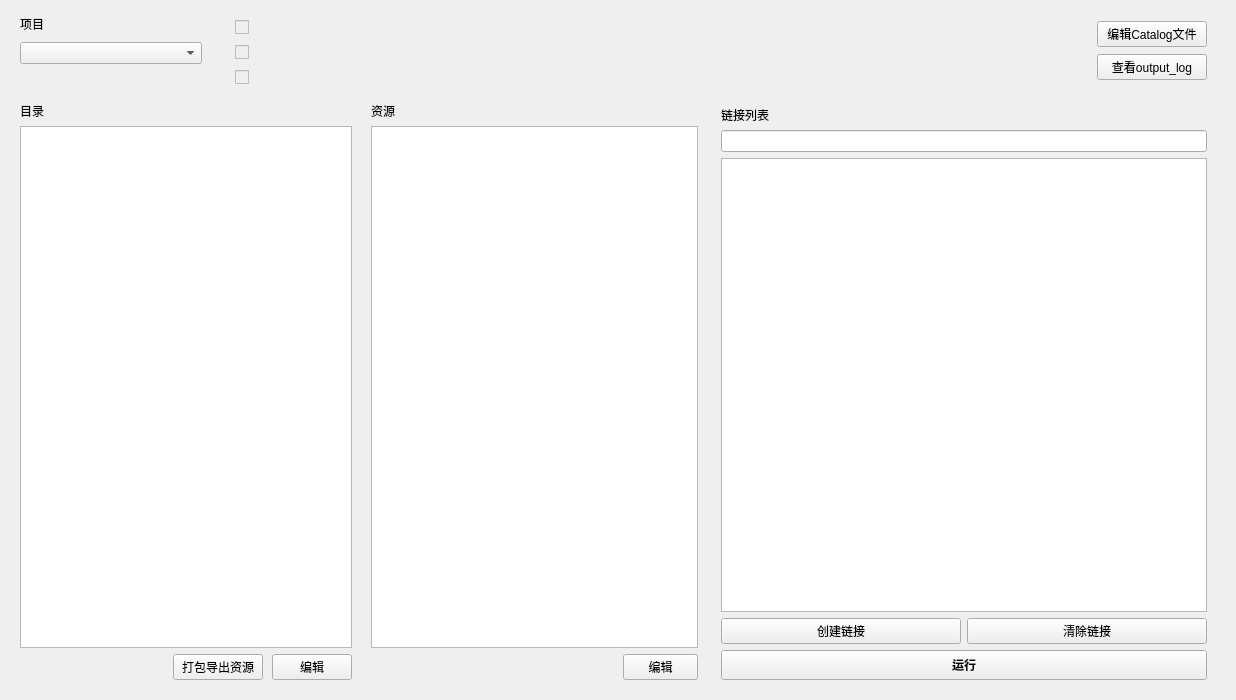
           <widget class="QWidget" name="pageMeeTouch">
            <layout class="QVBoxLayout" name="verticalLayout_42">
             <item>
              <widget class="QWidget" name="widget_45" native="true">
               <layout class="QHBoxLayout" name="horizontalLayout_15">
                <property name="leftMargin">
                 <number>0</number>
                </property>
                <property name="topMargin">
                 <number>0</number>
                </property>
                <property name="bottomMargin">
                 <number>0</number>
                </property>
                <item>
                 <widget class="QWidget" name="widget_47" native="true">
                  <property name="minimumSize">
                   <size>
                    <width>200</width>
                    <height>80</height>
                   </size>
                  </property>
                  <property name="maximumSize">
                   <size>
                    <width>240</width>
                    <height>16777215</height>
                   </size>
                  </property>
                  <layout class="QVBoxLayout" name="verticalLayout_41">
                   <property name="spacing">
                    <number>6</number>
                   </property>
                   <property name="topMargin">
                    <number>0</number>
                   </property>
                   <property name="bottomMargin">
                    <number>20</number>
                   </property>
                   <item>
                    <widget class="QLabel" name="label_50">
                     <property name="minimumSize">
                      <size>
                       <width>150</width>
                       <height>15</height>
                      </size>
                     </property>
                     <property name="maximumSize">
                      <size>
                       <width>150</width>
                       <height>15</height>
                      </size>
                     </property>
                     <property name="text">
                      <string>项目</string>
                     </property>
                    </widget>
                   </item>
                   <item>
                    <widget class="QComboBox" name="cbProjectList">
                     <property name="minimumSize">
                      <size>
                       <width>150</width>
                       <height>0</height>
                      </size>
                     </property>
                     <property name="maximumSize">
                      <size>
                       <width>16777215</width>
                       <height>16777215</height>
                      </size>
                     </property>
                    </widget>
                   </item>
                  </layout>
                 </widget>
                </item>
                <item>
                 <widget class="QWidget" name="widget_67" native="true">
                  <property name="minimumSize">
                   <size>
                    <width>865</width>
                    <height>80</height>
                   </size>
                  </property>
                  <layout class="QHBoxLayout" name="horizontalLayout_38">
                   <property name="topMargin">
                    <number>0</number>
                   </property>
                   <property name="rightMargin">
                    <number>9</number>
                   </property>
                   <property name="bottomMargin">
                    <number>0</number>
                   </property>
                   <item>
                    <widget class="QWidget" name="widget_46" native="true">
                     <property name="minimumSize">
                      <size>
                       <width>0</width>
                       <height>80</height>
                      </size>
                     </property>
                     <layout class="QVBoxLayout" name="verticalLayout_40">
                      <property name="topMargin">
                       <number>5</number>
                      </property>
                      <property name="bottomMargin">
                       <number>0</number>
                      </property>
                      <item>
                       <widget class="QCheckBox" name="cbAppAddr">
                        <property name="enabled">
                         <bool>false</bool>
                        </property>
                        <property name="styleSheet">
                         <string notr="true"/>
                        </property>
                        <property name="text">
                         <string/>
                        </property>
                       </widget>
                      </item>
                      <item>
                       <widget class="QCheckBox" name="cbDataAddr">
                        <property name="enabled">
                         <bool>false</bool>
                        </property>
                        <property name="text">
                         <string/>
                        </property>
                       </widget>
                      </item>
                      <item>
                       <widget class="QCheckBox" name="cbCatalogAddr">
                        <property name="enabled">
                         <bool>false</bool>
                        </property>
                        <property name="text">
                         <string/>
                        </property>
                       </widget>
                      </item>
                     </layout>
                    </widget>
                   </item>
                  </layout>
                 </widget>
                </item>
                <item>
                 <widget class="QWidget" name="widget_31" native="true">
                  <layout class="QVBoxLayout" name="verticalLayout_39">
                   <item>
                    <widget class="QPushButton" name="pbEditCatalog">
                     <property name="minimumSize">
                      <size>
                       <width>110</width>
                       <height>0</height>
                      </size>
                     </property>
                     <property name="maximumSize">
                      <size>
                       <width>110</width>
                       <height>16777215</height>
                      </size>
                     </property>
                     <property name="text">
                      <string>编辑Catalog文件</string>
                     </property>
                    </widget>
                   </item>
                   <item>
                    <widget class="QPushButton" name="pbChecklog">
                     <property name="text">
                      <string>查看output_log</string>
                     </property>
                    </widget>
                   </item>
                  </layout>
                 </widget>
                </item>
               </layout>
              </widget>
             </item>
             <item>
              <widget class="QWidget" name="widget_44" native="true">
               <layout class="QHBoxLayout" name="horizontalLayout_26">
                <property name="topMargin">
                 <number>0</number>
                </property>
                <item>
                 <widget class="QWidget" name="widget_32" native="true">
                  <property name="minimumSize">
                   <size>
                    <width>290</width>
                    <height>0</height>
                   </size>
                  </property>
                  <property name="maximumSize">
                   <size>
                    <width>340</width>
                    <height>16777215</height>
                   </size>
                  </property>
                  <layout class="QVBoxLayout" name="verticalLayout_33">
                   <property name="leftMargin">
                    <number>0</number>
                   </property>
                   <property name="topMargin">
                    <number>5</number>
                   </property>
                   <property name="rightMargin">
                    <number>8</number>
                   </property>
                   <property name="bottomMargin">
                    <number>0</number>
                   </property>
                   <item>
                    <widget class="QLabel" name="lbBundleTitle">
                     <property name="text">
                      <string>目录</string>
                     </property>
                    </widget>
                   </item>
                   <item>
                    <widget class="QListWidget" name="lwLocalBundleList"/>
                   </item>
                   <item>
                    <widget class="QWidget" name="widget_26" native="true">
                     <layout class="QHBoxLayout" name="horizontalLayout_17">
                      <property name="spacing">
                       <number>9</number>
                      </property>
                      <property name="topMargin">
                       <number>0</number>
                      </property>
                      <property name="rightMargin">
                       <number>0</number>
                      </property>
                      <property name="bottomMargin">
                       <number>0</number>
                      </property>
                      <item>
                       <spacer name="horizontalSpacer_17">
                        <property name="orientation">
                         <enum>Qt::Horizontal</enum>
                        </property>
                        <property name="sizeHint" stdset="0">
                         <size>
                          <width>40</width>
                          <height>20</height>
                         </size>
                        </property>
                       </spacer>
                      </item>
                      <item>
                       <widget class="QPushButton" name="pbExportToFolder">
                        <property name="minimumSize">
                         <size>
                          <width>90</width>
                          <height>0</height>
                         </size>
                        </property>
                        <property name="text">
                         <string>打包导出资源</string>
                        </property>
                       </widget>
                      </item>
                      <item>
                       <widget class="QPushButton" name="pbEditBundle">
                        <property name="text">
                         <string>编辑</string>
                        </property>
                       </widget>
                      </item>
                     </layout>
                    </widget>
                   </item>
                  </layout>
                 </widget>
                </item>
                <item>
                 <widget class="QWidget" name="widget_33" native="true">
                  <property name="minimumSize">
                   <size>
                    <width>290</width>
                    <height>0</height>
                   </size>
                  </property>
                  <property name="maximumSize">
                   <size>
                    <width>340</width>
                    <height>16777215</height>
                   </size>
                  </property>
                  <layout class="QVBoxLayout" name="verticalLayout_32">
                   <property name="leftMargin">
                    <number>5</number>
                   </property>
                   <property name="topMargin">
                    <number>5</number>
                   </property>
                   <property name="rightMargin">
                    <number>8</number>
                   </property>
                   <property name="bottomMargin">
                    <number>0</number>
                   </property>
                   <item>
                    <widget class="QLabel" name="lbAssetTitle">
                     <property name="text">
                      <string>资源</string>
                     </property>
                    </widget>
                   </item>
                   <item>
                    <widget class="QListWidget" name="lwLocalAssetList"/>
                   </item>
                   <item>
                    <widget class="QWidget" name="widget_25" native="true">
                     <layout class="QHBoxLayout" name="horizontalLayout_20">
                      <property name="topMargin">
                       <number>0</number>
                      </property>
                      <property name="rightMargin">
                       <number>0</number>
                      </property>
                      <property name="bottomMargin">
                       <number>0</number>
                      </property>
                      <item>
                       <widget class="QLabel" name="lbTouchMessage">
                        <property name="styleSheet">
                         <string notr="true">color: rgb(255, 113, 11);</string>
                        </property>
                        <property name="text">
                         <string/>
                        </property>
                       </widget>
                      </item>
                      <item>
                       <widget class="QPushButton" name="pbEditAsset">
                        <property name="minimumSize">
                         <size>
                          <width>75</width>
                          <height>0</height>
                         </size>
                        </property>
                        <property name="maximumSize">
                         <size>
                          <width>75</width>
                          <height>16777215</height>
                         </size>
                        </property>
                        <property name="text">
                         <string>编辑</string>
                        </property>
                       </widget>
                      </item>
                     </layout>
                    </widget>
                   </item>
                  </layout>
                 </widget>
                </item>
                <item>
                 <widget class="QWidget" name="widget_30" native="true">
                  <property name="minimumSize">
                   <size>
                    <width>470</width>
                    <height>583</height>
                   </size>
                  </property>
                  <layout class="QVBoxLayout" name="verticalLayout_31">
                   <property name="bottomMargin">
                    <number>0</number>
                   </property>
                   <item>
                    <widget class="QLabel" name="label_3">
                     <property name="text">
                      <string>链接列表</string>
                     </property>
                    </widget>
                   </item>
                   <item>
                    <widget class="QLineEdit" name="lineEdit"/>
                   </item>
                   <item>
                    <widget class="QListWidget" name="lwAssloudList">
                     <property name="enabled">
                      <bool>true</bool>
                     </property>
                     <property name="styleSheet">
                      <string notr="true"/>
                     </property>
                    </widget>
                   </item>
                   <item>
                    <widget class="QWidget" name="widget_68" native="true">
                     <layout class="QHBoxLayout" name="horizontalLayout_41">
                      <property name="leftMargin">
                       <number>0</number>
                      </property>
                      <property name="topMargin">
                       <number>0</number>
                      </property>
                      <property name="rightMargin">
                       <number>0</number>
                      </property>
                      <property name="bottomMargin">
                       <number>0</number>
                      </property>
                      <item>
                       <widget class="QPushButton" name="pbAddLink">
                        <property name="text">
                         <string>创建链接</string>
                        </property>
                       </widget>
                      </item>
                      <item>
                       <widget class="QPushButton" name="pbClearLink">
                        <property name="text">
                         <string>清除链接</string>
                        </property>
                       </widget>
                      </item>
                     </layout>
                    </widget>
                   </item>
                   <item>
                    <widget class="QPushButton" name="pbRUN">
                     <property name="minimumSize">
                      <size>
                       <width>0</width>
                       <height>30</height>
                      </size>
                     </property>
                     <property name="maximumSize">
                      <size>
                       <width>16777215</width>
                       <height>16777215</height>
                      </size>
                     </property>
                     <property name="font">
                      <font>
                       <weight>75</weight>
                       <bold>true</bold>
                      </font>
                     </property>
                     <property name="text">
                      <string>运行</string>
                     </property>
                    </widget>
                   </item>
                  </layout>
                 </widget>
                </item>
               </layout>
              </widget>
             </item>
            </layout>
           </widget>
